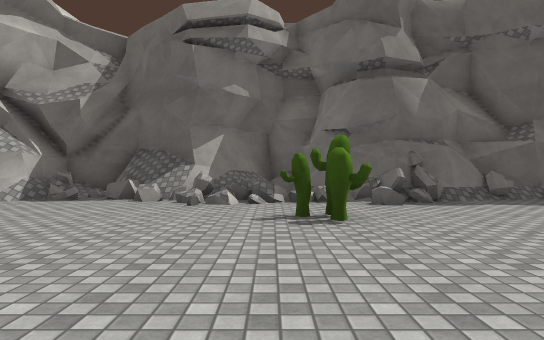
View 1 (above)

24 first-person views from a walk through a scene from a Unity 3-D project. The camera is 1.2 m above the floor, looks level and sees 75° across. The floor is counted in squares, 2 m on a side. Each view is taken from the middle of a square. On the plan, view 1 faces up. The plan holds only what a view shows up to about 10 squares ahead; the rest is blank. The place goes on beyond the plan. Some surface patterns are stand-ins.

View 2
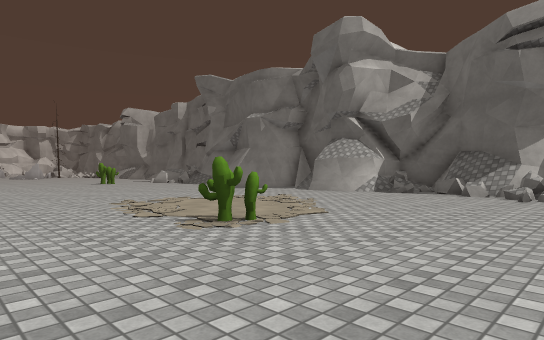

View 3
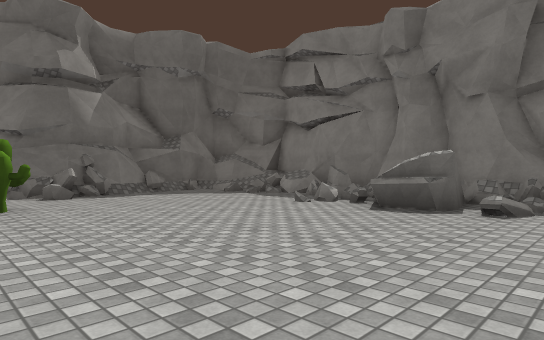

View 4
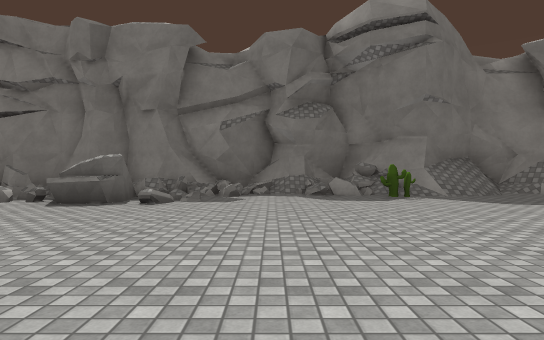

View 5
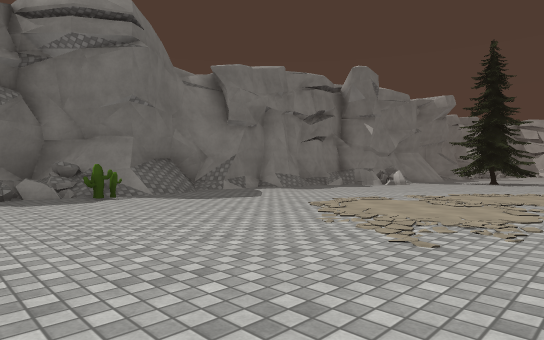

View 6
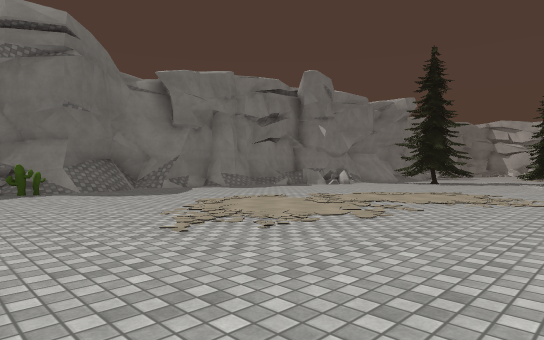

View 7
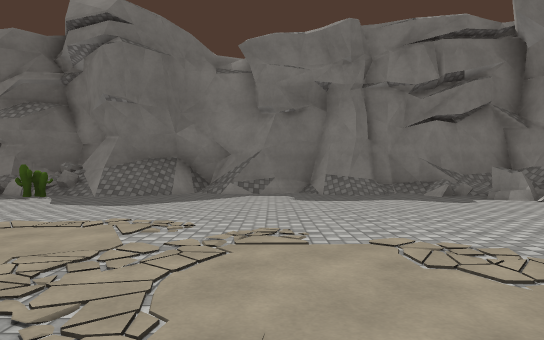

View 8
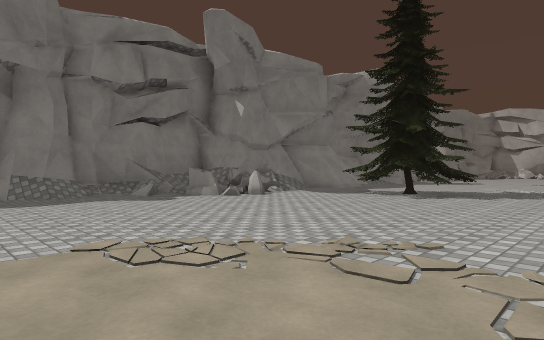

View 9
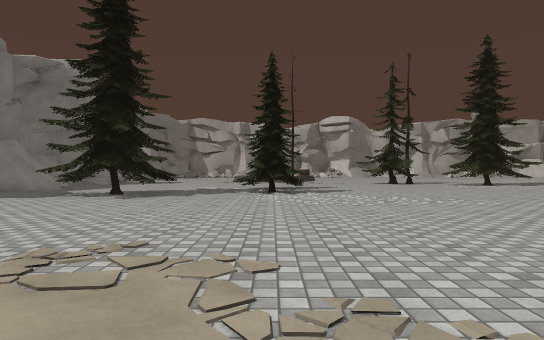

View 10
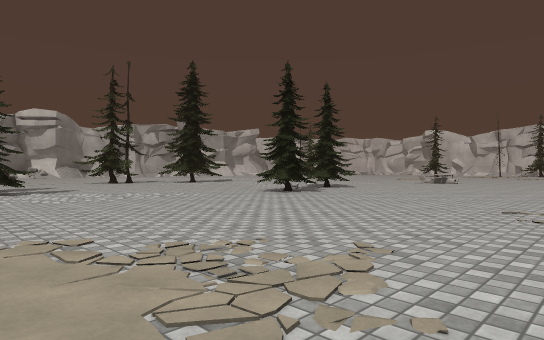

View 11
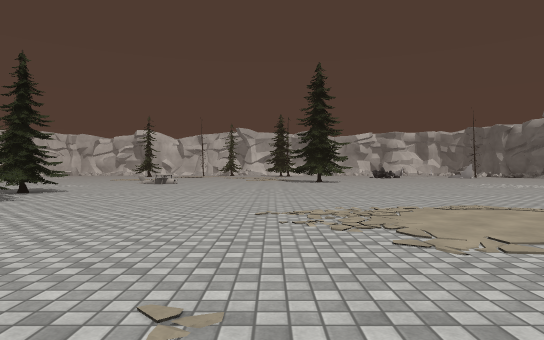

View 12
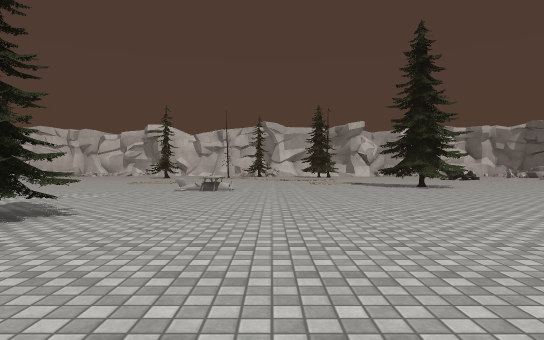

View 13
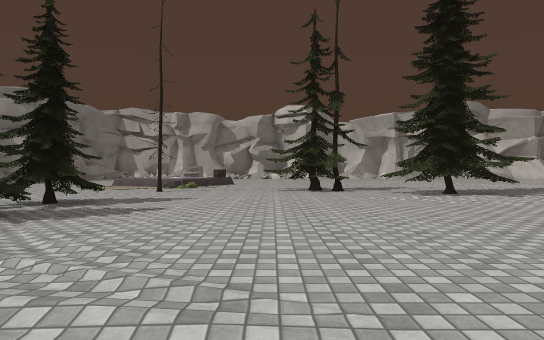

View 14
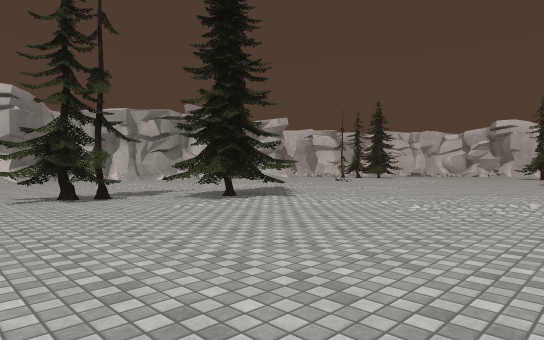

View 15
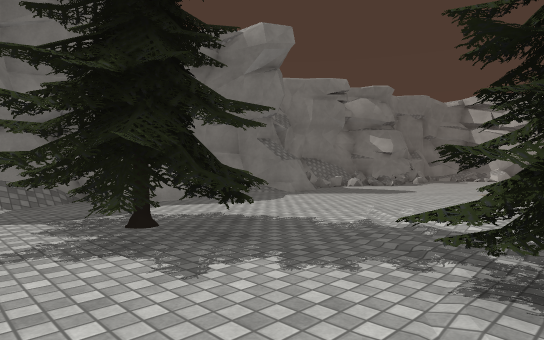

View 16
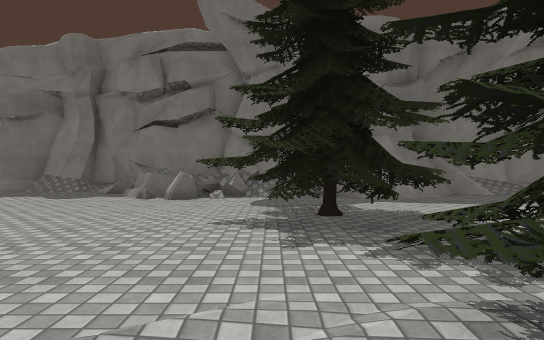

View 17
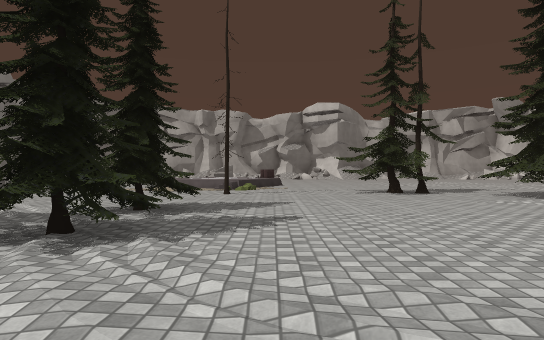

View 18
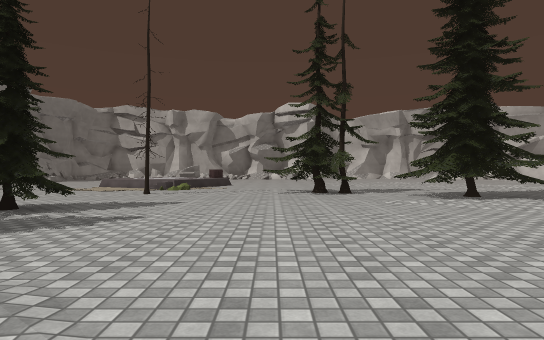

View 19
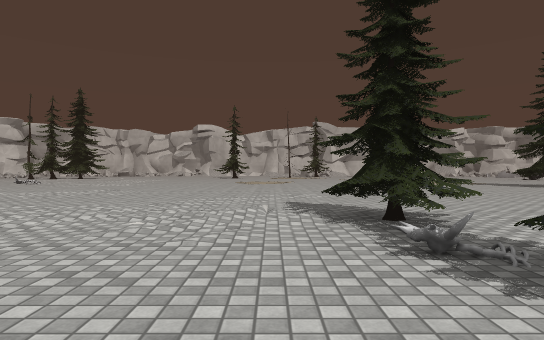

View 20
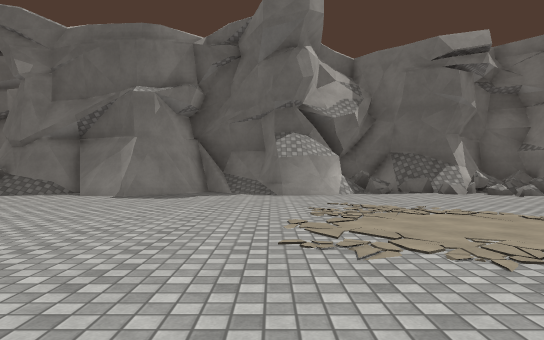

View 21
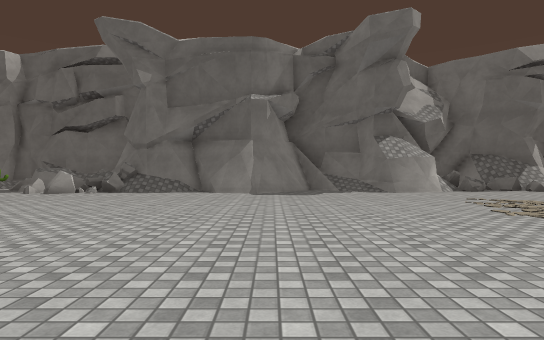

View 22
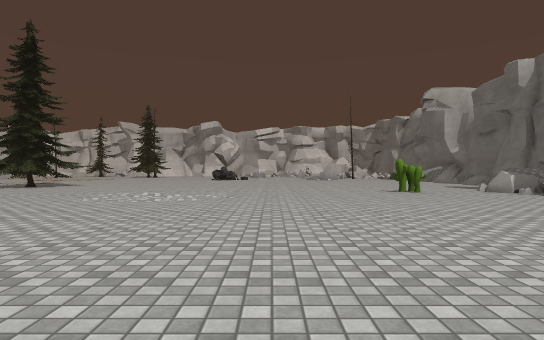

View 23
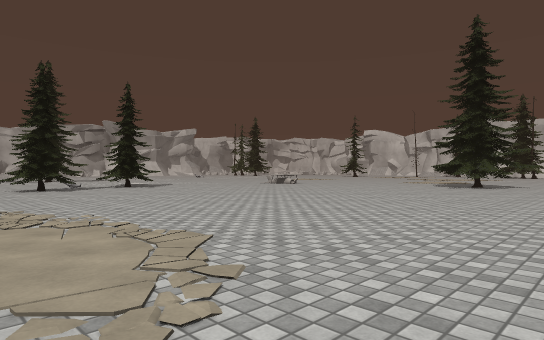

View 24
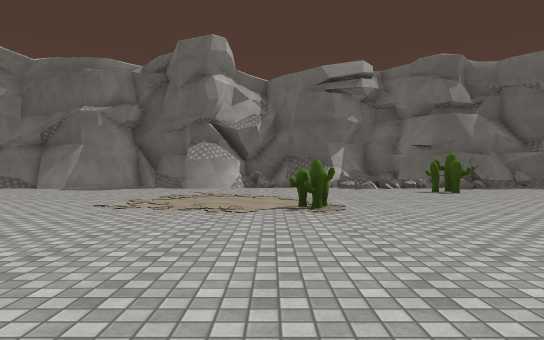

### Floor plan
Key: @ floor where view 1 was taken; # wall or solid block; x gap in a wall; . floor; / step, stairs or slope; = window, fence, low wall or low ledge; ^ raised ledge; C cactus; T tree; O other object.
Columns run from 16 left of view 1 to 9 right of it. Each row starts with its distance up from view 1.
  9               ####
  8 =###############.######
  7 ^##/###..##/=.==x###/..
  6 x#................=....
  5 .................C.....=
  4 C...............CC.....=##
  3 .......................^##
  2 ......................=##
  1 .............C.......// #
  0 ................@....=#=#
 -1 .......................=#
 -2 ../....................#=#
 -3 ../.....  ..............##
 -4 .......    .............=#
 -5 ........................=#
 -6 ............ ..........C=#
 -7 ............ ........../##
 -8 .......................//#
 -9 ......................../#
-10 ........................##
-11 ........................##
-12 .........................#
-13 ........................##
-14 .........................#
-15 .......................=##
-16 O.......TT............=^/^
-17 .....TT.TT............##/#
-18 .....TT............T..=#^^
-19 .................TTTT./#
-20 ..............TTT.TTT..#
-21 ...............T/.TT..##
-22 ..............TTT.....##
-23 ...............T....../##
-24  /...TTT.............../#
-25 ... .TTTT............../#
-26 ..  ..TT.TTT..T....... ##
-27     .....TTT.........

Positions as (right, up) in squares from view 1, and headings:
1: (0, 0), facing up
2: (0, -2), facing up-left
3: (0, -2), facing up-right
4: (-1, -3), facing right
5: (-1, -3), facing down-right
6: (-3, -4), facing down-right
7: (-1, -11), facing right
8: (-1, -11), facing down-right
9: (-1, -11), facing down
10: (0, -10), facing down-left
11: (-1, -11), facing left
12: (-6, -14), facing left
13: (-5, -16), facing down
14: (-4, -18), facing down-left
15: (-1, -18), facing down-right
16: (-2, -19), facing right
17: (-3, -17), facing down
18: (-5, -17), facing down
19: (-6, -19), facing left
20: (-7, -2), facing up
21: (-10, -3), facing up
22: (-6, 0), facing left
23: (-5, -5), facing down-left
24: (-4, -5), facing up
